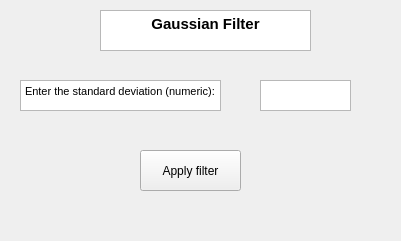
<?xml version="1.0" encoding="UTF-8"?>
<ui version="4.0">
 <class>GaussianFilterPage</class>
 <widget class="QWidget" name="GaussianFilterPage">
  <property name="geometry">
   <rect>
    <x>0</x>
    <y>0</y>
    <width>401</width>
    <height>241</height>
   </rect>
  </property>
  <property name="minimumSize">
   <size>
    <width>401</width>
    <height>241</height>
   </size>
  </property>
  <property name="windowTitle">
   <string>Form</string>
  </property>
  <widget class="QPushButton" name="pushButton">
   <property name="geometry">
    <rect>
     <x>140</x>
     <y>150</y>
     <width>101</width>
     <height>41</height>
    </rect>
   </property>
   <property name="text">
    <string>Apply filter</string>
   </property>
  </widget>
  <widget class="QTextBrowser" name="textBrowser">
   <property name="geometry">
    <rect>
     <x>20</x>
     <y>80</y>
     <width>201</width>
     <height>31</height>
    </rect>
   </property>
   <property name="html">
    <string>&lt;!DOCTYPE HTML PUBLIC &quot;-//W3C//DTD HTML 4.0//EN&quot; &quot;http://www.w3.org/TR/REC-html40/strict.dtd&quot;&gt;
&lt;html&gt;&lt;head&gt;&lt;meta name=&quot;qrichtext&quot; content=&quot;1&quot; /&gt;&lt;style type=&quot;text/css&quot;&gt;
p, li { white-space: pre-wrap; }
&lt;/style&gt;&lt;/head&gt;&lt;body style=&quot; font-family:'MS Shell Dlg 2'; font-size:8.25pt; font-weight:400; font-style:normal;&quot;&gt;
&lt;p style=&quot; margin-top:0px; margin-bottom:0px; margin-left:0px; margin-right:0px; -qt-block-indent:0; text-indent:0px;&quot;&gt;Enter the standard deviation (numeric):&lt;/p&gt;&lt;/body&gt;&lt;/html&gt;</string>
   </property>
  </widget>
  <widget class="QTextEdit" name="textEdit">
   <property name="geometry">
    <rect>
     <x>260</x>
     <y>80</y>
     <width>91</width>
     <height>31</height>
    </rect>
   </property>
  </widget>
  <widget class="QTextBrowser" name="textBrowser_2">
   <property name="geometry">
    <rect>
     <x>100</x>
     <y>10</y>
     <width>211</width>
     <height>41</height>
    </rect>
   </property>
   <property name="html">
    <string>&lt;!DOCTYPE HTML PUBLIC &quot;-//W3C//DTD HTML 4.0//EN&quot; &quot;http://www.w3.org/TR/REC-html40/strict.dtd&quot;&gt;
&lt;html&gt;&lt;head&gt;&lt;meta name=&quot;qrichtext&quot; content=&quot;1&quot; /&gt;&lt;style type=&quot;text/css&quot;&gt;
p, li { white-space: pre-wrap; }
&lt;/style&gt;&lt;/head&gt;&lt;body style=&quot; font-family:'MS Shell Dlg 2'; font-size:8.25pt; font-weight:400; font-style:normal;&quot;&gt;
&lt;p align=&quot;center&quot; style=&quot; margin-top:0px; margin-bottom:0px; margin-left:0px; margin-right:0px; -qt-block-indent:0; text-indent:0px;&quot;&gt;&lt;span style=&quot; font-size:11pt; font-weight:600;&quot;&gt;Gaussian Filter&lt;/span&gt;&lt;/p&gt;&lt;/body&gt;&lt;/html&gt;</string>
   </property>
  </widget>
  <widget class="QPushButton" name="pushButton_2">
   <property name="geometry">
    <rect>
     <x>300</x>
     <y>330</y>
     <width>101</width>
     <height>41</height>
    </rect>
   </property>
   <property name="text">
    <string>Apply filter</string>
   </property>
  </widget>
 </widget>
 <resources/>
 <connections/>
</ui>
